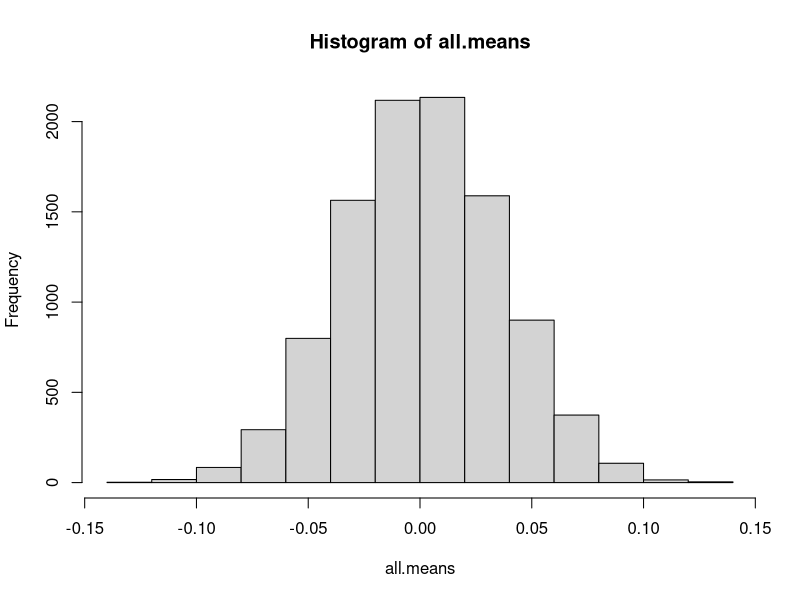
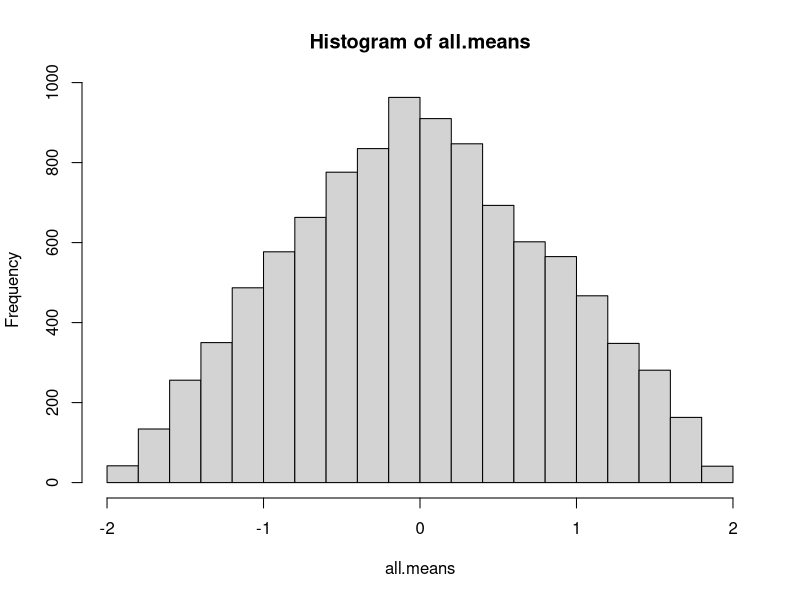
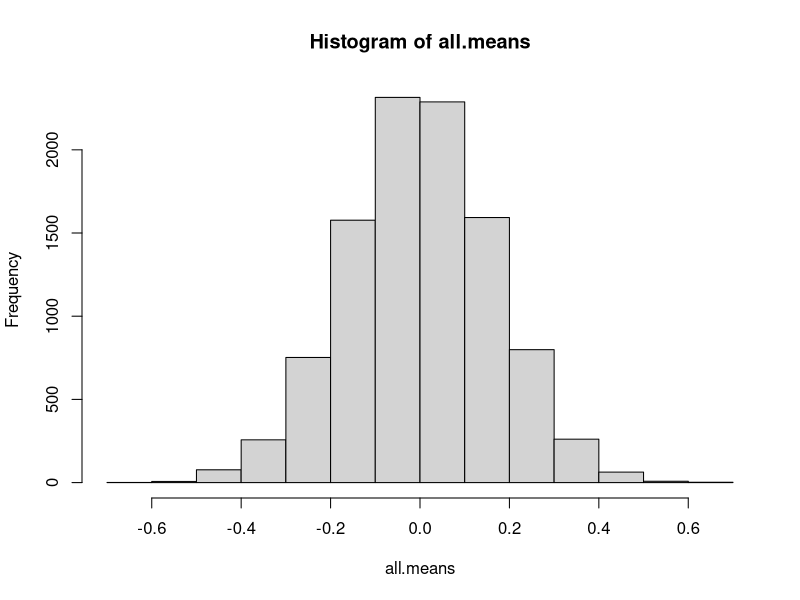

Reproduce these figures in R, in order.
## ---- chunk 1
problem_1 <- function(n){
  set.seed(1)
  # Default parameters
  n.sim <- 10000
  min <- -2
  max <- 2
  
  x <- runif(n.sim, min, max)
  
  mu <- mean(x)
  sigma <- sqrt((1/12) * (max - min)^2)
  
  all.means <- numeric(n.sim)
  
  for (j in 1:n.sim) all.means[j] <- mean(sample(x, n))
  
  # Mean
  print(paste("Mean:", mean(all.means)))
  
  # Standard deviation
  print(paste("Theoretical standard deviation:", sigma/sqrt(n)))
  print(paste("Standard deviation:", sd(all.means)))
  
  return(hist(all.means))
}

problem_1(1000)  
## ---- chunk 2
problem_1(2)
## ---- chunk 3
problem_1(50)
## ---- chunk 4
problem_2 <- function(n, value, alpha=0.05){
  p.hat <- value/n
  s <- sqrt(p.hat*(1-p.hat)/n)
  
  return(c(p.hat - qnorm(1-alpha/2)*s,
    p.hat + qnorm(1-alpha/2)*s))
}

set.seed(1)
n.sim <- 10000
prob <- 0.6
size <- 1000

ci.95 <- matrix(0, nrow=n.sim, ncol=2)
ci.90 <- matrix(0, nrow=n.sim, ncol=2)

# 1) generate the 10,000 values from Bin(n=1000,p=0.6)
values <- rbinom(n=n.sim, size=size, prob=prob)

# 2) loop through those and feed them as input to your confidence level function from part 1
# (for cases of 95% and 90%)
for (i in 1:n.sim){
  value <- values[i]
  
  result_1 <- problem_2(size, value, 0.05)
  result_2 <- problem_2(size, value, 0.10)
  
  ci.95[i, ] <- result_1
  ci.90[i, ] <- result_2
}

# Calculate the % of times your confidence interval contains the true parameter
paste("95 % confidence interval contains the true population proportion", 
      mean(ci.95[,1] < prob & ci.95[,2] > prob) * 100, "% of the time.")
paste("90 % confidence interval contains the true population proportion", 
      mean(ci.90[,1] < prob & ci.90[,2] > prob) * 100, "% of the time.")
## ---- chunk 5
pnorm(0.5, 0.55, 0.03517812)
## ---- chunk 6
pnorm(0.5, 0.55, 0.01573213)
## ---- chunk 7
t <- 2.571
values <- c(55.5, 60.3, 60.6, 62.1, 65.5, 69.2)
p.hat <- mean(values)
se <- sd(values) / sqrt(6)
print(paste("Confidence Interval:", p.hat - t * se, "to", p.hat + t * se))
## ---- chunk 8
t <- 4.032
values <- c(55.5, 60.3, 60.6, 62.1, 65.5, 69.2)
p.hat <- mean(values)
se <- sd(values) / sqrt(6)
print(paste("Confidence Interval:", p.hat - t * se, "to", p.hat + t * se))
## ---- chunk 9
values <- c(0, 0, 0, 0, 1, 1, 1, 2, 2, 6, 6, 7, 7, 10)
mean(values)
print(paste("Mean:", mean(values)))
print(paste("Standard Deviation:", sd(values)))
print(paste("Standard Error:", sd(values) / sqrt(14)))
## ---- chunk 10
t <- 1.771
p.hat <- mean(values)
se <- sd(values) / sqrt(14)
print(paste("Confidence Interval:", p.hat - t * se, "to", p.hat + t * se))
